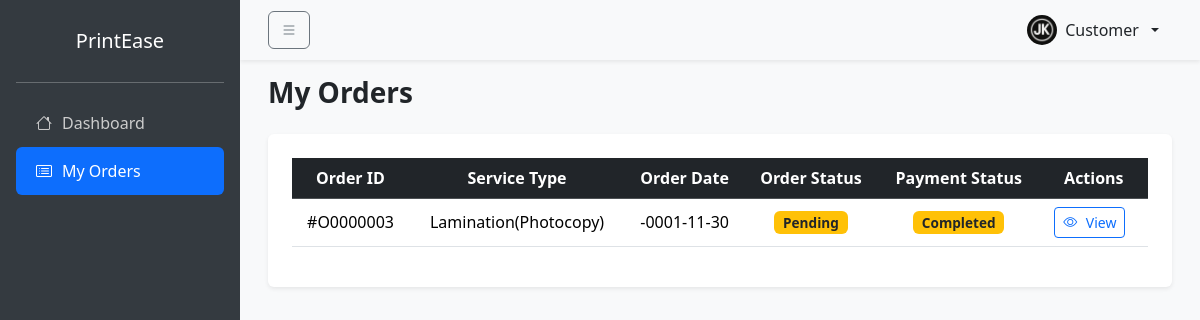
The page /orderlist_customer.php?id=10000005 on the database as committed earlier.
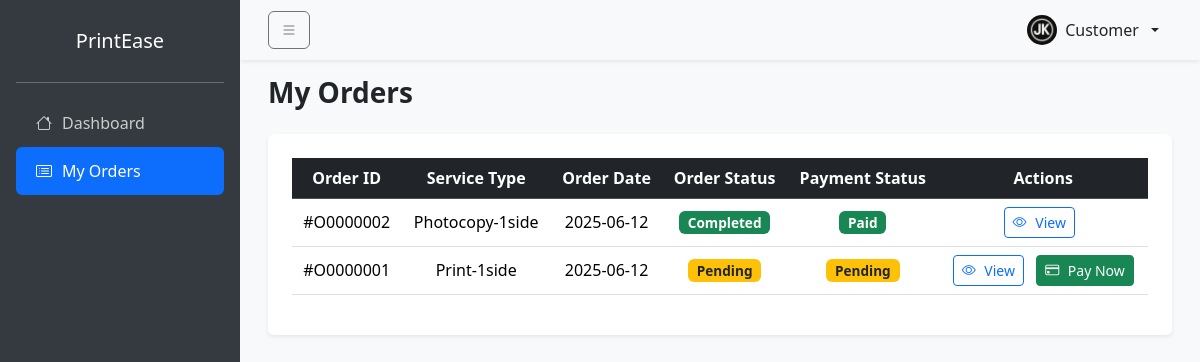
The same page on the database as committed later.
### tables this page shows
CREATE TABLE `order` (
  `order_id` varchar(8) NOT NULL,
  `item_id` varchar(8) DEFAULT NULL,
  `service_total_price` decimal(6,2) DEFAULT NULL,
  `finishing_quantity` int(1) DEFAULT NULL,
  `finishing_total_price` decimal(6,2) DEFAULT NULL,
  `total_price` decimal(6,2) DEFAULT NULL,
  `order_status` varchar(9) DEFAULT NULL,
  `customer_id` int(8) DEFAULT NULL,
  `customer_name` varchar(100) DEFAULT NULL,
  `payment_id` varchar(8) DEFAULT NULL,
  `payment_status` varchar(50) DEFAULT NULL,
  `created_at` datetime NOT NULL DEFAULT current_timestamp()
);

CREATE TABLE `service_list` (
  `service_id` varchar(4) NOT NULL,
  `service_type` varchar(50) NOT NULL,
  `service_desc` varchar(50) DEFAULT NULL,
  `service_price` decimal(6,2) DEFAULT NULL,
  `service_status` varchar(15) DEFAULT NULL
);

### orderlist_customer.php (the view, shortened to what this page needs)
<?php
include('dbms.php');
$customer_id = $_GET['id'];
$sql = "SELECT
            o.order_id,
            o.created_at AS order_date,
            o.order_status,
            o.payment_status,
            s.service_desc
        FROM `order` o
        JOIN `order_detail` od ON o.item_id = od.item_id
        JOIN `service_list` s ON od.service_id = s.service_id
        WHERE o.customer_id = ?
        ORDER BY o.created_at DESC";
$stmt = $conn->prepare($sql);
$stmt->bind_param("i", $customer_id);
$stmt->execute();
$result = $stmt->get_result();
?>
<!DOCTYPE html>
<html lang="en">
<head>
    <link href="https://cdn.jsdelivr.net/npm/bootstrap@5.3.5/dist/css/bootstrap.min.css" rel="stylesheet">
    <link href="https://cdn.jsdelivr.net/npm/bootstrap-icons@1.11.3/font/bootstrap-icons.min.css" rel="stylesheet">
    <link rel="stylesheet" href="https://cdn.datatables.net/2.3.0/css/dataTables.bootstrap5.css">
</head>
<body>
    <div id="sidebar" class="sidebar d-flex flex-column p-3">
        <div class="s_logo fs-5">
            <span>PrintEase</span>
        </div>
        <hr />
        <ul class="nav nav-pills flex-column">
            <li class="nav-item">
                <a href="dashboard.html" class="nav-link"><i class="bi bi-house"></i><span>Dashboard</span></a>
            </li>
            <li class="nav-item">
                <a href="orderlist.html" class="nav-link active"><i class="bi bi-card-list"></i><span>My Orders</span></a>
            </li>
        </ul>
    </div>
    <nav id="topNavbar" class="navbar navbar-expand-lg navbar-light bg-light shadow-sm px-3 top-navbar">
        <div class="container-fluid">
            <button class="btn btn-outline-secondary me-2" id="toggleSidebar">
                <i class="bi bi-list"></i>
            </button>
            <div class="d-flex align-items-center ms-auto">
                <div class="dropdown">
                    <button class="btn dropdown-toggle d-flex align-items-center gap-2" type="button" data-bs-toggle="dropdown">
                        <img src="./assets/icon/userpicture.png" class="rounded-circle" width="30" height="30" alt="profile_picture" />
                        <span>Customer</span>
                    </button>
                </div>
            </div>
        </div>
    </nav>
    <main id="mainContent" class="main-content">
        <div class="container-fluid">
            <h3 class="fw-bold mb-4">My Orders</h3>
            <div class="bg-white p-4 rounded shadow-sm">
                <?php if ($result->num_rows > 0): ?>
                    <div class="table-responsive">
                        <table id="example" class="table table-hover align-middle">
                            <thead class="table-dark">
                                <tr>
                                    <th>Order ID</th>
                                    <th>Service Type</th>
                                    <th>Order Date</th>
                                    <th>Order Status</th>
                                    <th>Payment Status</th>
                                    <th>Actions</th>
                                </tr>
                            </thead>
                            <tbody>
                                <?php while ($row = $result->fetch_assoc()): ?>
                                    <tr>
                                        <td>#<?php echo htmlspecialchars($row['order_id']); ?></td>
                                        <td><?php echo htmlspecialchars($row['service_desc']); ?></td>
                                        <td><?php echo date('Y-m-d', strtotime($row['order_date'])); ?></td>
                                        <td>
                                            <?php
                                                $order_status = $row['order_status'];
                                                $order_badge_class = ($order_status == 'Completed') ? 'bg-success' : (($order_status == 'Pending') ? 'bg-warning text-dark' : 'bg-info text-dark');
                                            ?>
                                            <span class="badge <?php echo $order_badge_class; ?>"><?php echo htmlspecialchars($order_status); ?></span>
                                        </td>
                                        <td>
                                            <?php
                                                $payment_status = $row['payment_status'];
                                                $payment_badge_class = ($payment_status == 'Paid') ? 'bg-success' : 'bg-warning text-dark';
                                            ?>
                                            <span class="badge <?php echo $payment_badge_class; ?>"><?php echo htmlspecialchars($payment_status); ?></span>
                                        </td>
                                        <td>
                                            <a href="http://localhost/capstone-print/orderdetails.php?order_id=<?php echo urlencode($row['order_id']); ?>&id=<?php echo urlencode($customer_id); ?>" class="btn btn-outline-primary btn-sm me-2">
                                                <i class="bi bi-eye"></i> View
                                            </a>
                                            <?php if ($payment_status == 'Pending'): ?>
                                                <a href="payment.php?order_id=<?php echo urlencode($row['order_id']); ?>" class="btn btn-success btn-sm">
                                                    <i class="bi bi-credit-card"></i> Pay Now
                                                </a>
                                            <?php endif; ?>
                                        </td>
                                    </tr>
                                <?php endwhile; ?>
                            </tbody>
                        </table>
                    </div>
                <?php endif; ?>
            </div>
        </div>
    </main>
    </body>
</html>

### orderlist_customer.php (style rules this page uses)
body { overflow-x: hidden; background-color: #f8f9fa; }
.sidebar { width: 240px; background-color: #343a40; color: white; height: 100vh; position: fixed; top: 0; left: 0; overflow-y: auto; z-index: 1030; transition: all 0.3s ease; }
.s_logo { color: white; display: flex; justify-content: center; align-items: center; margin: 10px 0; }
.sidebar .nav-link { color: #ccc; padding: 12px 20px; display: flex; align-items: center; gap: 10px; white-space: nowrap; }
.top-navbar { margin-left: 240px; transition: margin-left 0.3s ease; }
.main-content { margin-left: 240px; transition: margin-left 0.3s ease; padding: 1rem; }
#example th, #example td { text-align: center; vertical-align: middle; }
.badge { font-size: 0.85rem; }
.table-responsive { overflow-x: auto; }
.btn-sm i { margin-right: 5px; }

Rows that differ between the two databases and show on the page:
no longer on this page (row edited): order: order_id "O0000003", service_list.service_desc "Lamination(Photocopy)", created_at "-0001-11-30", order_status "Pending", payment_status "Completed"
now on this page (row edited): order: order_id "O0000002", service_list.service_desc "Photocopy-1side", created_at "2025-06-12", order_status "Completed", payment_status "Paid"
now on this page (row edited): order: order_id "O0000001", service_list.service_desc "Print-1side", created_at "2025-06-12", order_status "Pending", payment_status "Pending"
